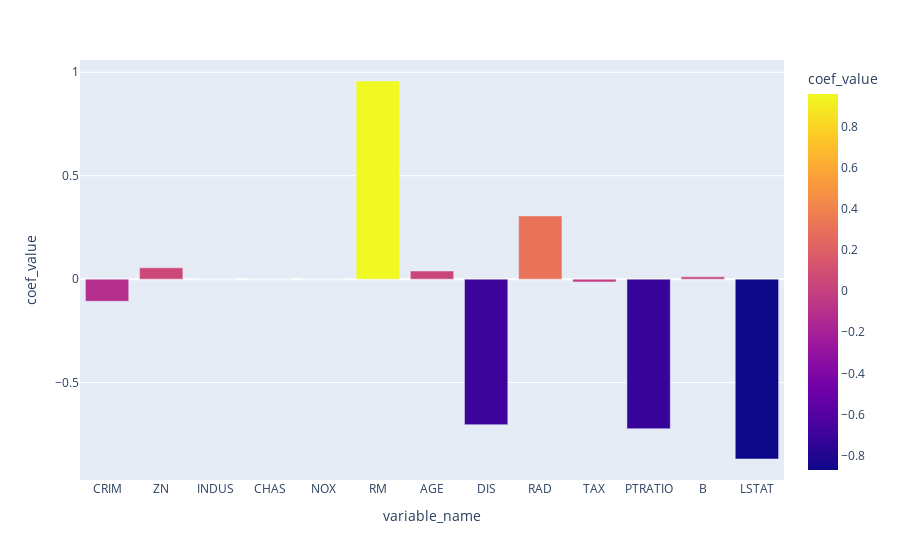

The cell this chart's notebook holds for it:
### Code cell
# coef with variable
coef_est = {n:v for n,v in zip(x_train.columns, enet.coef_)}
coef_est_df = pd.DataFrame.from_dict({'variable_name':coef_est.keys(),'coef_value':coef_est.values()})
fig = px.bar(coef_est_df, x='variable_name', y='coef_value', height=600,color='coef_value')
fig.show()

### Figure 1 — Plotly figure (JSON) as saved in the notebook; plotly's stock layout.template omitted (floating-point values rounded to 4 significant figures)
{"data": [{"alignmentgroup": "True", "hovertemplate": "variable_name=%{x}<br>coef_value=%{marker.color}<extra></extra>", "legendgroup": "", "marker": {"color": [-0.107, 0.0549, 0, 0, 0, 0.9577, 0.03922, -0.7035, 0.3055, -0.01381, -0.7232, 0.01108, -0.8695], "coloraxis": "coloraxis", "pattern": {"shape": ""}}, "name": "", "offsetgroup": "", "orientation": "v", "showlegend": false, "textposition": "auto", "type": "bar", "x": ["CRIM", "ZN", "INDUS", "CHAS", "NOX", "RM", "AGE", "DIS", "RAD", "TAX", "PTRATIO", "B", "LSTAT"], "xaxis": "x", "y": [-0.107, 0.0549, 0, 0, 0, 0.9577, 0.03922, -0.7035, 0.3055, -0.01381, -0.7232, 0.01108, -0.8695], "yaxis": "y"}], "layout": {"autosize": true, "barmode": "relative", "coloraxis": {"colorbar": {"title": {"text": "coef_value"}}, "colorscale": [[0, "#0d0887"], [0.1111, "#46039f"], [0.2222, "#7201a8"], [0.3333, "#9c179e"], [0.4444, "#bd3786"], [0.5556, "#d8576b"], [0.6667, "#ed7953"], [0.7778, "#fb9f3a"], [0.8889, "#fdca26"], [1, "#f0f921"]]}, "legend": {"tracegroupgap": 0}, "margin": {"t": 60}, "xaxis": {"anchor": "y", "autorange": true, "domain": [0, 1], "range": [-0.5, 12.5], "title": {"text": "variable_name"}, "type": "category"}, "yaxis": {"anchor": "x", "autorange": true, "domain": [0, 1], "range": [-0.971, 1.059], "title": {"text": "coef_value"}, "type": "linear"}}}
